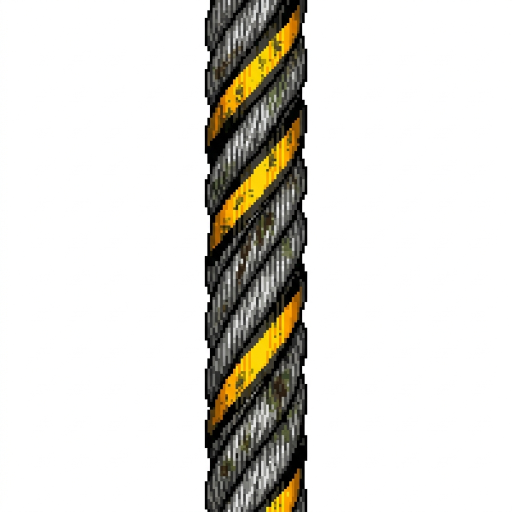
#> input picture cable_raw.png, 1024 x 1024 px (shown at 1/2 size)
$ python process_cable.py
#> lines starting #> are read from the running program, lines starting #| are printed output that depends on the picture
from PIL import Image

def process():
    print("Processing industrial cable...")
    img = Image.open('cable_raw.png').convert('RGBA')
    w, h = img.size
#> w = 1024; h = 1024

    # Remove white background
    datas = img.getdata()
    newData = []
    for item in datas:
        if item[0] > 220 and item[1] > 220 and item[2] > 220:
            newData.append((255, 255, 255, 0))
        else:
            newData.append(item)
#> this loop made 1048576 passes
#> item on passes 1 to 3: (251, 251, 251, 255), (255, 255, 255, 255), (254, 254, 254, 255)
#> after the loop, newData = 1048576 items
    img.putdata(newData)

    # Crop tight to the rope
    bbox = img.getbbox()
#> bbox = (409, 0, 615, 1024)
    if bbox:
        print("Bounding box:", bbox)
#| Bounding box: (409, 0, 615, 1024)
        img = img.crop(bbox)
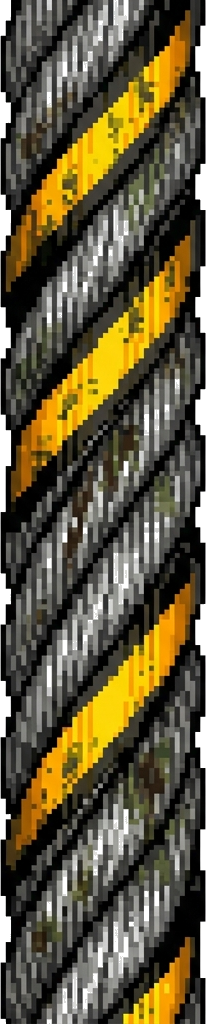
#> img: PIL image 206x1024 RGBA; mean R, G, B, A 98.1, 88.5, 60.9, 244; transparent parts drawn white

    # Resize to a clean 32px wide vertical texture
    img = img.resize((32, 512), Image.Resampling.LANCZOS)
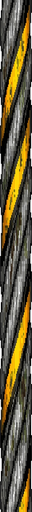
#> img: PIL image 32x512 RGBA; mean R, G, B, A 91, 81.4, 53.8, 243.7; transparent parts drawn white
    img.save('rope_texture.png', 'PNG')
    print("Saved rope_texture.png!")

if __name__ == '__main__':
    process()

$ run again, with ac_unit.png copied over cable_raw.png
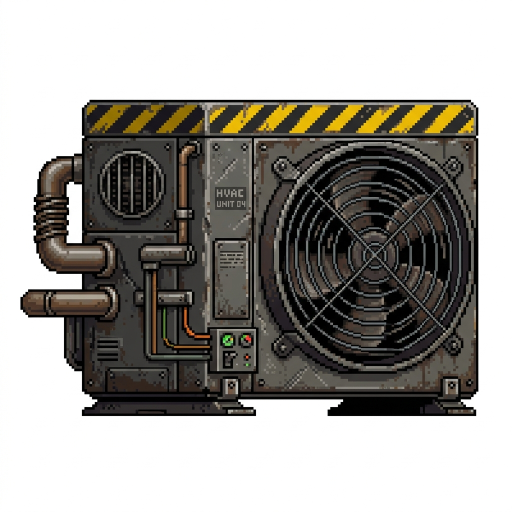
#> input picture ac_unit.png, 1024 x 1024 px (shown at 1/2 size)
#> the loop in process, `for item in datas:` made 1048576 passes
#> item on passes 1 to 3: (252, 252, 252, 255), (255, 255, 255, 255), (254, 254, 254, 255)
#> after the loop in process, `for item in datas:`: newData = 1048576 items
#> bbox = (40, 199, 957, 832)
#| Bounding box: (40, 199, 957, 832)
#> in process, `img = img.crop(bbox)`:
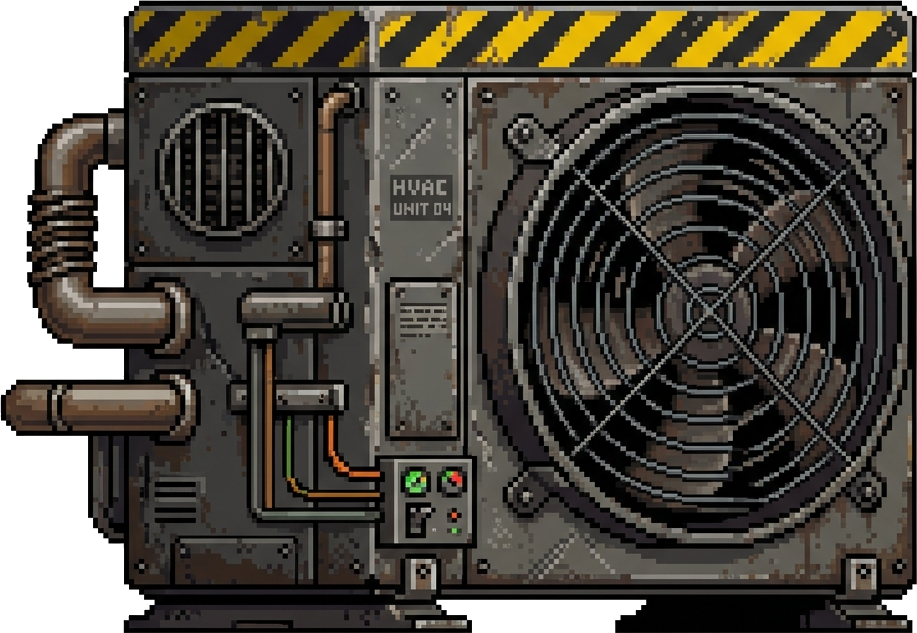
#> img: PIL image 917x633 RGBA; mean R, G, B, A 81.8, 77.5, 69.2, 229.6; transparent parts drawn white
#> in process, `img = img.resize((32, 512), Image.Resampling.LANCZOS)`:
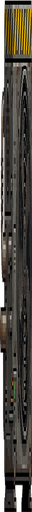
#> img: PIL image 32x512 RGBA; mean R, G, B, A 58.4, 54, 45.4, 229.3; transparent parts drawn white
